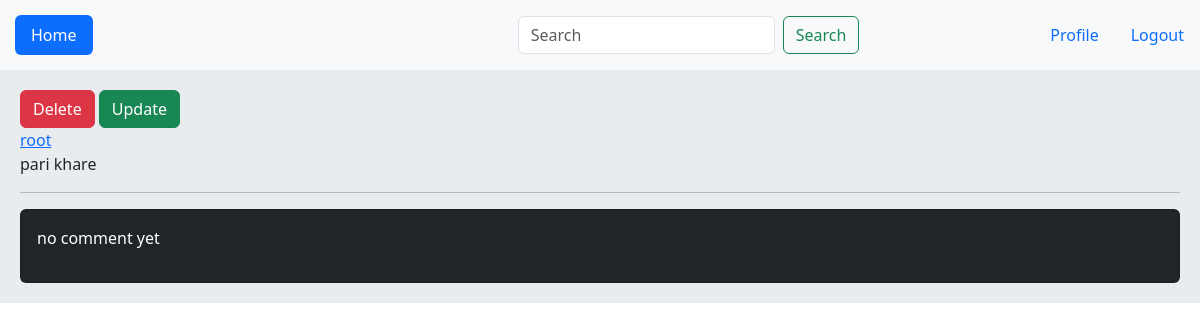
Page /post/7/pari-khare/ (signed in) on the earlier database version.
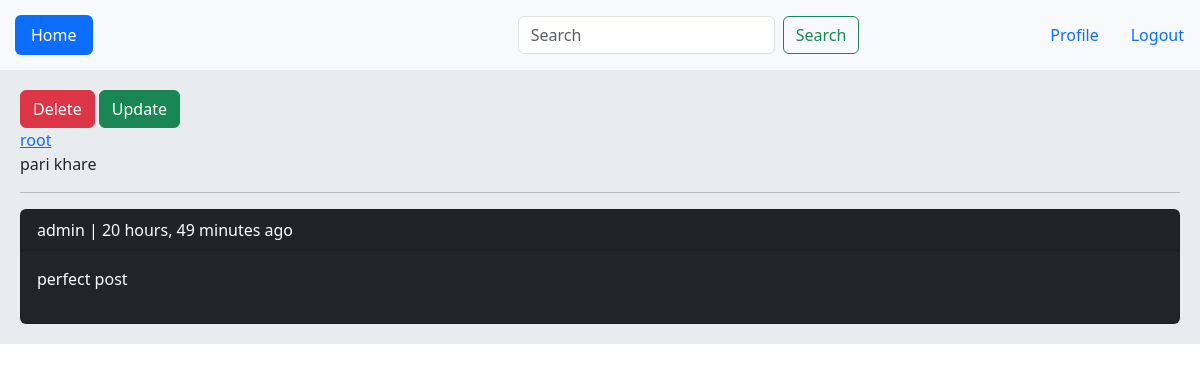
Same page on the later database version.
### account/models.py (models this page shows, shortened)
class Post(models.Model):
    user = models.ForeignKey(User, on_delete=models.CASCADE,related_name='posts')
    body = models.TextField()
    slug = models.SlugField()
    created = models.DateTimeField(auto_now_add=True)
    updated = models.DateTimeField(auto_now=True)
    class Meta:
        ordering = ['-created']

### home/models.py (models this page shows, shortened)
class Comments(models.Model):
    user = models.ForeignKey(User, on_delete=models.CASCADE, related_name='ucomments')
    post = models.ForeignKey(Post, on_delete=models.CASCADE, related_name='pcomments')
    reply = models.ForeignKey('self', on_delete=models.CASCADE, related_name='rcomments', blank=True, null=True)
    is_reply = models.BooleanField(default=False)
    body = models.TextField(max_length=400)
    created_at = models.DateTimeField(auto_now_add=True)

### home/views.py (the view)
# urls.py: path('post/<int:post_id>/<slug:post_slug>/', views.PostDetailView.as_view(), name='post_detail'),
class PostDetailView(View):
    def get(self, request, post_id, post_slug):
        post = get_object_or_404(Post, pk=post_id, slug=post_slug)
        comments=post.pcomments.filter(is_reply=False)
        return render(request, 'home/detail.html', {'post': post,'comments': comments})

### home/templates/home/detail.html
{% extends 'base.html' %}
{% block body %}
    {% if request.user.id == post.user.id %}
        <a class="btn btn-danger" href="{% url 'home:post_delete' post.id %}">Delete</a>
        <a class="btn btn-success" href="{% url 'home:post_update' post.id %}">Update</a><br>
    {% endif %}
    <a href="{% url 'account:profile' post.user.id %}">{{ post.user }}</a>
    <p>{{ post.body }}</p>
    <hr>
    {% for comment in comments %}
        <div class="card bg-dark text-white">
            <p class="card-header">{{ comment.user }} | {{ comment.created_at|timesince }} ago </p>
            <p class="card-body">{{ comment.body }}</p>
        </div>
    {% empty %}
        <div class="card bg-dark text-white">
            <p class="card-body"> no comment yet</p>
        </div>
    {% endfor %}
{% endblock %}

### templates/base.html (shortened to what this page needs)
<!DOCTYPE html>
<html lang="en">
<head>
    <link href="https://cdn.jsdelivr.net/npm/bootstrap@5.3.2/dist/css/bootstrap.min.css" rel="stylesheet"
>
    <link rel="stylesheet" href="/static/style.css" type="text/css">
</head>
<body>
{% include 'inc/navbar.html' %}
<div class="jumbotron">
    {% block body %}
    {% endblock %}
</div>
</body>
</html>

### templates/inc/navbar.html (shortened to what this page needs)
<header class="navbar navbar-expand-lg bg-body-tertiary">
    <div class="col-2 content1">
        <ul class="nav nav-pills">
            <li class="nav-item">
                <a class="nav-link active" aria-current="page" href="{% url 'home:home' %}">Home</a>
            </li>
        </ul>
    </div>
    <form class="d-flex" role="search">
        <input class="form-control me-2" type="search" placeholder="Search" aria-label="Search">
        <button class="btn btn-outline-success" type="submit">Search</button>
    </form>
    {% if request.user.is_authenticated %}
        <ul class="nav justify-content-end">
            <li class="nav-item">
                <a class="nav-link active" aria-current="page" href="{% url 'account:profile' request.user.id %}">Profile</a>
            </li>
            <li class="nav-item">
                <a class="nav-link" href="{% url 'account:logout' %}">Logout</a>
            </li>
        </ul>
    {% endif %}
</header>

### static/style.css (style rules this page uses)
html, body { height: 100%; }
* { box-sizing: border-box; }
body { margin: 0rem; padding: 0rem; background: #ffffff; }
header { background: #60a3bc; height: 70px; display: flex; justify-content: space-around; align-items: center; padding: 0 3rem; background: #E4F2FD; }
.col-2 { width: 28.57142857142857%; }
.col-1, .col-2, .col-3, .col-4, .col-5, .col-6, .col-7 { display: inline-block; vertical-align: top; }
.col-1, .col-2, .col-3, .col-4, .col-5, .col-6, .col-7 { padding-right: 15px; padding-left: 15px; }
.navbar { display: flex; justify-content: space-between; align-items: center; }

### templates/base.html (style rules this page uses)
.jumbotron { padding: 20px; margin-bottom: 20px; background-color: #e9ecef; }

Differences in the rows shown:
added Comments: user "admin", created_at "20 hours, 49 minutes", body "perfect post"
Other differences:
text no longer shown: "no comment yet"
